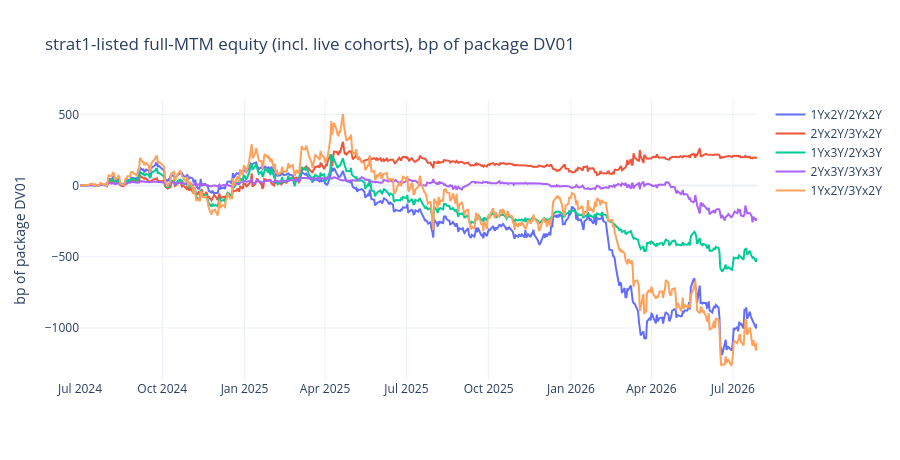

Notebook code for this chart:
### Markdown cell above
### 11a. Full-MTM equity, including the cohorts still live

The cohort table above only counts round trips. The engine's own mark-to-market
includes everything still open, which on a 2-year sample is about half the book.

### Code cell
_fig = go.Figure()
for _lbl, _e in _eq.items():
    _fig.add_trace(go.Scatter(x=_e.index, y=_e.to_numpy() / CFG.package_dv01,
                              mode="lines", name=_lbl))
_fig.update_layout(title="strat1-listed full-MTM equity (incl. live cohorts), bp of package DV01",
                   yaxis_title="bp of package DV01", height=460, template="plotly_white")
_fig.show()
print(pd.DataFrame({_l: [round(float(_e.iloc[-1] / CFG.package_dv01), 1)]
                    for _l, _e in _eq.items()},
                   index=["final MTM, bp"]).T.to_string())

### Figure 1 — Plotly figure (JSON) as saved in the notebook; plotly's stock layout.template omitted (floating-point values rounded to 4 significant figures; data arrays with more than 128 entries replaced by an {"elided": "..."} marker saying what was removed)
{"data": [{"mode": "lines", "name": "1Yx2Y/2Yx2Y", "type": "scatter", "x": {"elided": "540 str values"}, "y": {"elided": "540 float values"}}, {"mode": "lines", "name": "2Yx2Y/3Yx2Y", "type": "scatter", "x": {"elided": "540 str values"}, "y": {"elided": "540 float values"}}, {"mode": "lines", "name": "1Yx3Y/2Yx3Y", "type": "scatter", "x": {"elided": "540 str values"}, "y": {"elided": "540 float values"}}, {"mode": "lines", "name": "2Yx3Y/3Yx3Y", "type": "scatter", "x": {"elided": "540 str values"}, "y": {"elided": "540 float values"}}, {"mode": "lines", "name": "1Yx2Y/3Yx2Y", "type": "scatter", "x": {"elided": "540 str values"}, "y": {"elided": "540 float values"}}], "layout": {"height": 460, "title": {"text": "strat1-listed full-MTM equity (incl. live cohorts), bp of package DV01"}, "yaxis": {"title": {"text": "bp of package DV01"}}}}
